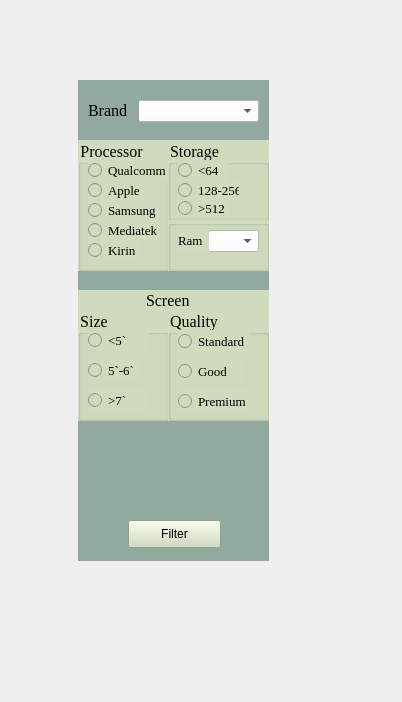
<?xml version="1.0" encoding="UTF-8"?>
<ui version="4.0">
 <class>Form</class>
 <widget class="QWidget" name="Form">
  <property name="geometry">
   <rect>
    <x>0</x>
    <y>0</y>
    <width>402</width>
    <height>702</height>
   </rect>
  </property>
  <property name="windowTitle">
   <string>Form</string>
  </property>
  <widget class="QWidget" name="filter_tablet_widget" native="true">
   <property name="geometry">
    <rect>
     <x>78</x>
     <y>80</y>
     <width>191</width>
     <height>481</height>
    </rect>
   </property>
   <property name="styleSheet">
    <string notr="true">background-color: rgb(146,170,157);</string>
   </property>
   <widget class="QPushButton" name="filter_laptop">
    <property name="geometry">
     <rect>
      <x>50</x>
      <y>440</y>
      <width>93</width>
      <height>28</height>
     </rect>
    </property>
    <property name="styleSheet">
     <string notr="true">
background-color: rgb(208, 219, 189);</string>
    </property>
    <property name="text">
     <string>Filter</string>
    </property>
   </widget>
   <widget class="QComboBox" name="phone_brand">
    <property name="geometry">
     <rect>
      <x>60</x>
      <y>20</y>
      <width>121</width>
      <height>22</height>
     </rect>
    </property>
    <property name="font">
     <font>
      <family>Times New Roman</family>
      <pointsize>10</pointsize>
     </font>
    </property>
    <property name="styleSheet">
     <string notr="true">background-color: rgb(255, 255, 255);</string>
    </property>
   </widget>
   <widget class="QLabel" name="label">
    <property name="geometry">
     <rect>
      <x>10</x>
      <y>20</y>
      <width>51</width>
      <height>21</height>
     </rect>
    </property>
    <property name="font">
     <font>
      <family>Times New Roman</family>
      <pointsize>12</pointsize>
     </font>
    </property>
    <property name="text">
     <string>Brand</string>
    </property>
   </widget>
   <widget class="QGroupBox" name="groupBox">
    <property name="geometry">
     <rect>
      <x>0</x>
      <y>60</y>
      <width>91</width>
      <height>131</height>
     </rect>
    </property>
    <property name="font">
     <font>
      <family>Times New Roman</family>
      <pointsize>12</pointsize>
     </font>
    </property>
    <property name="styleSheet">
     <string notr="true">background-color: rgb(208, 219, 189);</string>
    </property>
    <property name="title">
     <string>Processor</string>
    </property>
    <widget class="QRadioButton" name="kirin">
     <property name="geometry">
      <rect>
       <x>10</x>
       <y>100</y>
       <width>51</width>
       <height>20</height>
      </rect>
     </property>
     <property name="font">
      <font>
       <family>Times New Roman</family>
       <pointsize>10</pointsize>
      </font>
     </property>
     <property name="text">
      <string>Kirin</string>
     </property>
    </widget>
    <widget class="QRadioButton" name="apple">
     <property name="geometry">
      <rect>
       <x>10</x>
       <y>40</y>
       <width>71</width>
       <height>20</height>
      </rect>
     </property>
     <property name="font">
      <font>
       <family>Times New Roman</family>
       <pointsize>10</pointsize>
      </font>
     </property>
     <property name="text">
      <string>Apple</string>
     </property>
    </widget>
    <widget class="QRadioButton" name="samsung">
     <property name="geometry">
      <rect>
       <x>10</x>
       <y>60</y>
       <width>71</width>
       <height>20</height>
      </rect>
     </property>
     <property name="font">
      <font>
       <family>Times New Roman</family>
       <pointsize>10</pointsize>
      </font>
     </property>
     <property name="text">
      <string>Samsung</string>
     </property>
    </widget>
    <widget class="QRadioButton" name="mediatek">
     <property name="geometry">
      <rect>
       <x>10</x>
       <y>80</y>
       <width>71</width>
       <height>20</height>
      </rect>
     </property>
     <property name="font">
      <font>
       <family>Times New Roman</family>
       <pointsize>10</pointsize>
      </font>
     </property>
     <property name="text">
      <string>Mediatek</string>
     </property>
    </widget>
    <widget class="QRadioButton" name="qualcomm">
     <property name="geometry">
      <rect>
       <x>10</x>
       <y>20</y>
       <width>81</width>
       <height>20</height>
      </rect>
     </property>
     <property name="font">
      <font>
       <family>Times New Roman</family>
       <pointsize>10</pointsize>
      </font>
     </property>
     <property name="text">
      <string>Qualcomm</string>
     </property>
    </widget>
   </widget>
   <widget class="QGroupBox" name="groupBox_2">
    <property name="geometry">
     <rect>
      <x>0</x>
      <y>230</y>
      <width>91</width>
      <height>111</height>
     </rect>
    </property>
    <property name="font">
     <font>
      <family>Times New Roman</family>
      <pointsize>12</pointsize>
     </font>
    </property>
    <property name="styleSheet">
     <string notr="true">background-color: rgb(208, 219, 189);</string>
    </property>
    <property name="title">
     <string>Size</string>
    </property>
    <widget class="QRadioButton" name="small_phone">
     <property name="geometry">
      <rect>
       <x>10</x>
       <y>20</y>
       <width>61</width>
       <height>20</height>
      </rect>
     </property>
     <property name="font">
      <font>
       <family>Times New Roman</family>
       <pointsize>10</pointsize>
      </font>
     </property>
     <property name="text">
      <string>&lt;5`</string>
     </property>
    </widget>
    <widget class="QRadioButton" name="medium_phone">
     <property name="geometry">
      <rect>
       <x>10</x>
       <y>50</y>
       <width>51</width>
       <height>20</height>
      </rect>
     </property>
     <property name="font">
      <font>
       <family>Times New Roman</family>
       <pointsize>10</pointsize>
      </font>
     </property>
     <property name="text">
      <string>5`-6`</string>
     </property>
    </widget>
    <widget class="QRadioButton" name="large_laptop">
     <property name="geometry">
      <rect>
       <x>10</x>
       <y>80</y>
       <width>61</width>
       <height>20</height>
      </rect>
     </property>
     <property name="font">
      <font>
       <family>Times New Roman</family>
       <pointsize>10</pointsize>
      </font>
     </property>
     <property name="text">
      <string>&gt;7`</string>
     </property>
    </widget>
   </widget>
   <widget class="QGroupBox" name="std">
    <property name="geometry">
     <rect>
      <x>90</x>
      <y>230</y>
      <width>101</width>
      <height>111</height>
     </rect>
    </property>
    <property name="font">
     <font>
      <family>Times New Roman</family>
      <pointsize>12</pointsize>
     </font>
    </property>
    <property name="styleSheet">
     <string notr="true">background-color: rgb(208, 219, 189);</string>
    </property>
    <property name="title">
     <string>Quality</string>
    </property>
    <widget class="QRadioButton" name="pr_phone">
     <property name="geometry">
      <rect>
       <x>10</x>
       <y>80</y>
       <width>71</width>
       <height>23</height>
      </rect>
     </property>
     <property name="font">
      <font>
       <family>Times New Roman</family>
       <pointsize>10</pointsize>
      </font>
     </property>
     <property name="text">
      <string>Premium</string>
     </property>
    </widget>
    <widget class="QRadioButton" name="gd_phone">
     <property name="geometry">
      <rect>
       <x>10</x>
       <y>50</y>
       <width>65</width>
       <height>23</height>
      </rect>
     </property>
     <property name="font">
      <font>
       <family>Times New Roman</family>
       <pointsize>10</pointsize>
      </font>
     </property>
     <property name="text">
      <string>Good</string>
     </property>
    </widget>
    <widget class="QRadioButton" name="std_phone">
     <property name="geometry">
      <rect>
       <x>10</x>
       <y>20</y>
       <width>71</width>
       <height>23</height>
      </rect>
     </property>
     <property name="font">
      <font>
       <family>Times New Roman</family>
       <pointsize>10</pointsize>
      </font>
     </property>
     <property name="text">
      <string>Standard</string>
     </property>
    </widget>
   </widget>
   <widget class="QGroupBox" name="groupBox_3">
    <property name="geometry">
     <rect>
      <x>90</x>
      <y>60</y>
      <width>101</width>
      <height>81</height>
     </rect>
    </property>
    <property name="font">
     <font>
      <family>Times New Roman</family>
      <pointsize>12</pointsize>
     </font>
    </property>
    <property name="styleSheet">
     <string notr="true">background-color: rgb(208, 219, 189);</string>
    </property>
    <property name="title">
     <string>Storage</string>
    </property>
    <widget class="QRadioButton" name="sml_smartphone_storage">
     <property name="geometry">
      <rect>
       <x>10</x>
       <y>20</y>
       <width>50</width>
       <height>20</height>
      </rect>
     </property>
     <property name="font">
      <font>
       <family>Times New Roman</family>
       <pointsize>10</pointsize>
      </font>
     </property>
     <property name="text">
      <string>&lt;64</string>
     </property>
    </widget>
    <widget class="QRadioButton" name="medium_smartphone_storage">
     <property name="geometry">
      <rect>
       <x>10</x>
       <y>40</y>
       <width>61</width>
       <height>20</height>
      </rect>
     </property>
     <property name="font">
      <font>
       <family>Times New Roman</family>
       <pointsize>10</pointsize>
      </font>
     </property>
     <property name="text">
      <string>128-256</string>
     </property>
    </widget>
    <widget class="QRadioButton" name="large_smartphone_storage">
     <property name="geometry">
      <rect>
       <x>10</x>
       <y>60</y>
       <width>51</width>
       <height>16</height>
      </rect>
     </property>
     <property name="font">
      <font>
       <family>Times New Roman</family>
       <pointsize>10</pointsize>
      </font>
     </property>
     <property name="text">
      <string>&gt;512</string>
     </property>
    </widget>
   </widget>
   <widget class="QGroupBox" name="groupBox_4">
    <property name="geometry">
     <rect>
      <x>90</x>
      <y>140</y>
      <width>101</width>
      <height>51</height>
     </rect>
    </property>
    <property name="styleSheet">
     <string notr="true">background-color: rgb(208, 219, 189);</string>
    </property>
    <property name="title">
     <string/>
    </property>
    <widget class="QComboBox" name="ram_smartphone">
     <property name="geometry">
      <rect>
       <x>40</x>
       <y>10</y>
       <width>51</width>
       <height>22</height>
      </rect>
     </property>
     <property name="font">
      <font>
       <family>Times New Roman</family>
       <pointsize>10</pointsize>
      </font>
     </property>
     <property name="styleSheet">
      <string notr="true">
background-color: rgb(255, 255, 255);</string>
     </property>
    </widget>
    <widget class="QLabel" name="label_2">
     <property name="geometry">
      <rect>
       <x>10</x>
       <y>10</y>
       <width>31</width>
       <height>21</height>
      </rect>
     </property>
     <property name="font">
      <font>
       <family>Times New Roman</family>
       <pointsize>10</pointsize>
      </font>
     </property>
     <property name="text">
      <string>Ram</string>
     </property>
    </widget>
   </widget>
   <widget class="QLabel" name="label_3">
    <property name="geometry">
     <rect>
      <x>0</x>
      <y>210</y>
      <width>191</width>
      <height>20</height>
     </rect>
    </property>
    <property name="font">
     <font>
      <family>Times New Roman</family>
      <pointsize>12</pointsize>
     </font>
    </property>
    <property name="styleSheet">
     <string notr="true">background-color: rgb(208, 219, 189);</string>
    </property>
    <property name="text">
     <string>                 Screen</string>
    </property>
   </widget>
  </widget>
 </widget>
 <resources/>
 <connections/>
</ui>
